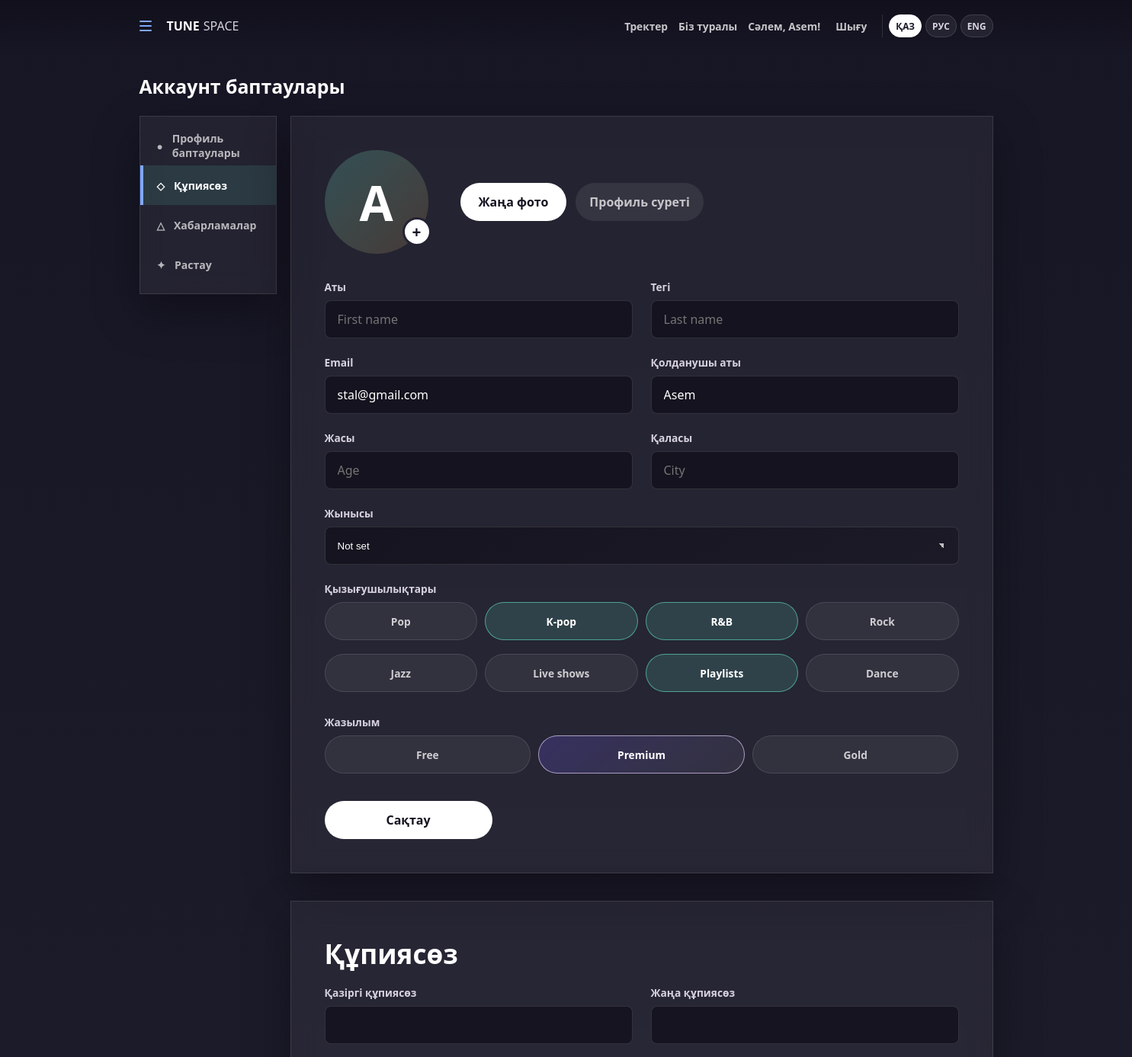
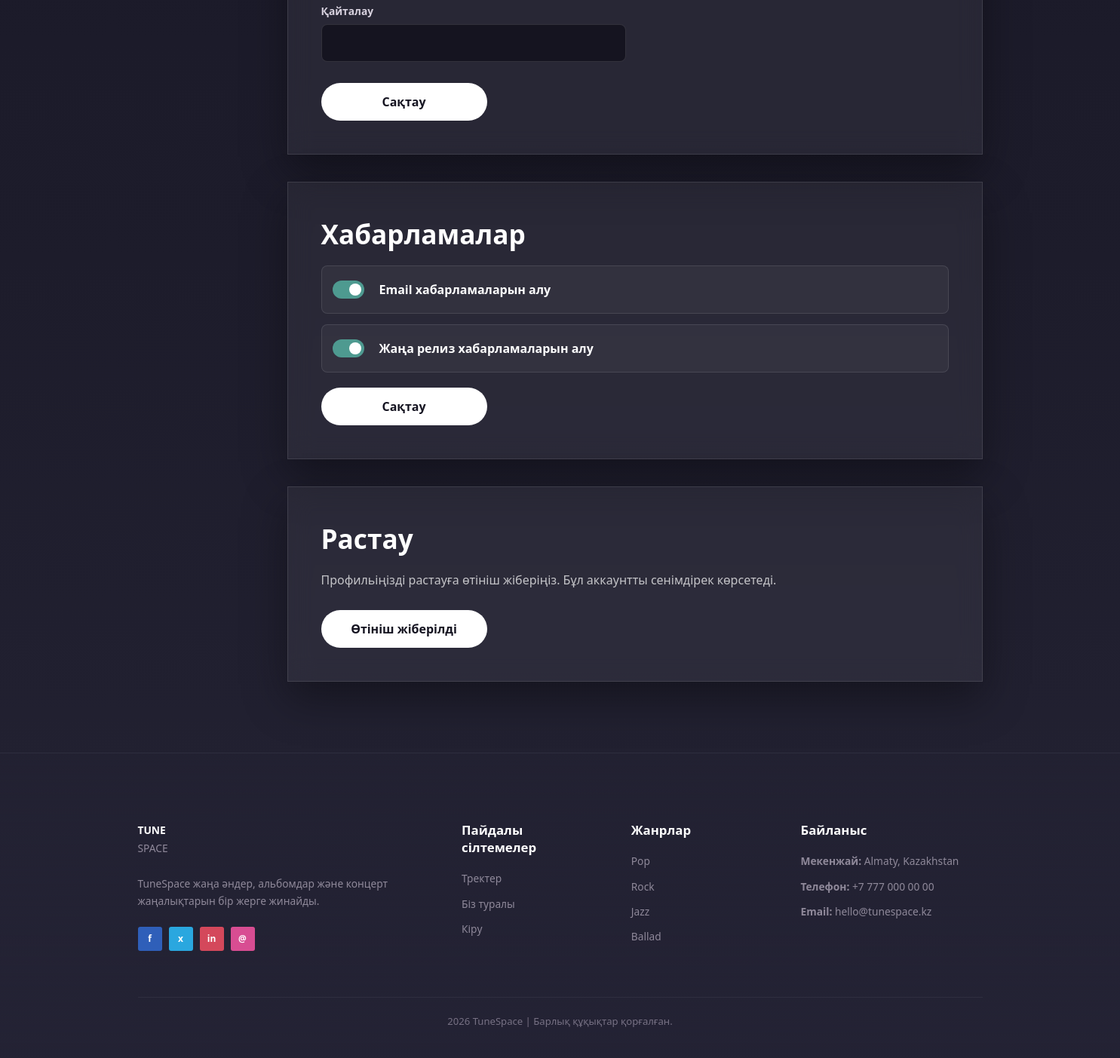
The app's page /users/profile/ (signed in) with its own data (2 pictures, top to bottom).
### users/models.py (models this page shows, shortened)
class UserProfile(models.Model):
    GENDER_CHOICES = [
        ("", "Not set"),
        ("female", "Female"),
        ("male", "Male"),
        ("other", "Other"),
    ]
    SUBSCRIPTION_CHOICES = [
        ("free", "Free"),
        ("premium", "Premium"),
        ("gold", "Gold"),
    ]
    user = models.OneToOneField(settings.AUTH_USER_MODEL, on_delete=models.CASCADE, related_name="profile")
    display_name = models.CharField(max_length=120, blank=True)
    photo = models.ImageField(upload_to="profiles/", blank=True, null=True)
    age = models.PositiveIntegerField(blank=True, null=True)
    gender = models.CharField(max_length=20, choices=GENDER_CHOICES, blank=True)
    city = models.CharField(max_length=120, blank=True)
    interests = models.TextField(blank=True)
    subscription = models.CharField(max_length=20, choices=SUBSCRIPTION_CHOICES, default="free")
    email_notifications = models.BooleanField(default=True)
    release_notifications = models.BooleanField(default=True)
    verification_requested = models.BooleanField(default=False)

### users/views.py (the view)
# urls.py: path("profile/", views.profile, name="profile"),
@login_required
def profile(request):
    user_profile, _ = UserProfile.objects.get_or_create(user=request.user)
    active_section = request.POST.get("section", "profile") if request.method == "POST" else "profile"
    if request.method == "POST":
        account_form = ProfileForm(request.POST, instance=request.user)
        profile_form = UserProfileForm(request.POST, request.FILES, instance=user_profile)
        password_form = PasswordChangeForm(request.user, request.POST)
        notification_form = NotificationForm(request.POST, instance=user_profile)
        if active_section == "profile" and account_form.is_valid() and profile_form.is_valid():
            account_form.save()
            profile_form.save()
            return redirect("account")
        if active_section == "password" and password_form.is_valid():
            user = password_form.save()
            update_session_auth_hash(request, user)
            return redirect("profile")
        if active_section == "notifications" and notification_form.is_valid():
            notification_form.save()
            return redirect("profile")
        if active_section == "verification":
            user_profile.verification_requested = True
            user_profile.save(update_fields=["verification_requested"])
            return redirect("profile")
    else:
        account_form = ProfileForm(instance=request.user)
        profile_form = UserProfileForm(instance=user_profile)
        password_form = PasswordChangeForm(request.user)
        notification_form = NotificationForm(instance=user_profile)
    return render(
        request,
        "users/profile.html",
        {
            "account_form": account_form,
            "profile_form": profile_form,
            "password_form": password_form,
            "notification_form": notification_form,
            "profile": user_profile,
            "active_section": active_section,
        },
    )

### users/forms.py (shortened to what this page needs)
class ProfileForm(forms.ModelForm):
    first_name = forms.CharField(
        required=False,
        label="First name",
        widget=forms.TextInput(attrs={"placeholder": "First name"}),
    )
    last_name = forms.CharField(
        required=False,
        label="Last name",
        widget=forms.TextInput(attrs={"placeholder": "Last name"}),
    )
    username = forms.CharField(
        label="Username",
        widget=forms.TextInput(attrs={"placeholder": "Username"}),
    )
    email = forms.EmailField(
        required=False,
        label="Email",
        widget=forms.EmailInput(attrs={"placeholder": "example@mail.com"}),
    )
    class Meta:
        model = User
        fields = ("first_name", "last_name", "username", "email")

class UserProfileForm(forms.ModelForm):
    INTEREST_CHOICES = [
        ("pop", "Pop"),
        ("kpop", "K-pop"),
        ("rnb", "R&B"),
        ("rock", "Rock"),
        ("jazz", "Jazz"),
        ("live", "Live shows"),
        ("playlists", "Playlists"),
        ("dance", "Dance"),
    ]
    interests = forms.MultipleChoiceField(
        choices=INTEREST_CHOICES,
        required=False,
        widget=forms.CheckboxSelectMultiple,
    )
    class Meta:
        model = UserProfile
        fields = ("display_name", "photo", "age", "gender", "city", "interests", "subscription")
        widgets = {
            "display_name": forms.TextInput(attrs={"placeholder": "Display name"}),
            "age": forms.NumberInput(attrs={"placeholder": "Age", "min": "1"}),
            "city": forms.TextInput(attrs={"placeholder": "City"}),
            "subscription": forms.RadioSelect(),
        }
    def __init__(self, *args, **kwargs):
        super().__init__(*args, **kwargs)
        if self.instance and self.instance.interests:
            self.initial["interests"] = [item for item in self.instance.interests.split(",") if item]

### online_library/context_processors.py (called while the page is built)
def ui_text(request):
    return {
        "active_language": (get_language() or "kk").split("-")[0],
        "ui": get_ui_text(get_language()),
    }

### online_library/translations.py (called while the page is built)
def get_ui_text(language_code):
    code = (language_code or "kk").split("-")[0]
    return TRANSLATIONS.get(code, TRANSLATIONS["kk"])

### templates/users/profile.html (shortened to what this page needs)
{% extends "base.html" %}
{% block content %}
<section class="settings-page reveal">
    <h1>{{ ui.account_settings }}</h1>
    <div class="settings-shell">
        <aside class="settings-sidebar" aria-label="{{ ui.account_settings }}">
            <a class="{% if active_section == 'profile' %}active{% endif %}" href="#profile-settings"><span>●</span>{{ ui.profile_settings }}</a>
            <a class="{% if active_section == 'password' %}active{% endif %}" href="#password-settings"><span>◇</span>{{ ui.password }}</a>
            <a class="{% if active_section == 'notifications' %}active{% endif %}" href="#notification-settings"><span>△</span>{{ ui.notifications }}</a>
            <a class="{% if active_section == 'verification' %}active{% endif %}" href="#verification-settings"><span>✦</span>{{ ui.verification }}</a>
        </aside>
        <form class="settings-card" id="profile-settings" method="post" enctype="multipart/form-data">
            <div class="settings-avatar-row">
                <div class="settings-avatar">
                    {% if profile.photo %}
                        <img src="{{ profile.photo.url }}" alt="{{ user.username }}">
                    {% else %}
                        <strong>{{ user.username|slice:":1"|upper }}</strong>
                    {% endif %}
                    <label class="avatar-camera" for="{{ profile_form.photo.id_for_label }}">+</label>
                </div>
                <div class="avatar-actions">
                    <label class="settings-upload" for="{{ profile_form.photo.id_for_label }}">{{ ui.upload_new }}</label>
                    <span class="settings-muted">{{ ui.profile_photo }}</span>
                </div>
            </div>
            <div class="settings-grid">
                <div class="form-row">
                    <label for="{{ account_form.first_name.id_for_label }}">{{ ui.first_name }}</label>
                    {{ account_form.first_name }}
                </div>
                <div class="form-row">
                    <label for="{{ account_form.last_name.id_for_label }}">{{ ui.last_name }}</label>
                    {{ account_form.last_name }}
                </div>
                <div class="form-row">
                    <label for="{{ account_form.email.id_for_label }}">{{ ui.email }}</label>
                    {{ account_form.email }}
                </div>
                <div class="form-row">
                    <label for="{{ account_form.username.id_for_label }}">{{ ui.username }}</label>
                    {{ account_form.username }}
                </div>
                <div class="form-row">
                    <label for="{{ profile_form.age.id_for_label }}">{{ ui.age }}</label>
                    {{ profile_form.age }}
                </div>
                <div class="form-row">
                    <label for="{{ profile_form.city.id_for_label }}">{{ ui.city }}</label>
                    {{ profile_form.city }}
                </div>
                <div class="form-row full choice-row gender-row">
                    <label>{{ ui.gender }}</label>
                    {{ profile_form.gender }}
                </div>
                <div class="form-row full choice-row">
                    <label>{{ ui.interests }}</label>
                    {{ profile_form.interests }}
                </div>
                <div class="form-row full choice-row subscription-row">
                    <label>{{ ui.subscription }}</label>
                    {{ profile_form.subscription }}
                </div>
                <button class="settings-save" type="submit">{{ ui.save_changes }}</button>
            </div>
        </form>
        <section class="settings-card settings-extra" id="password-settings">
            <h2>{{ ui.password }}</h2>
            <form class="settings-grid" method="post">
                <div class="form-row">
                    <label for="{{ password_form.old_password.id_for_label }}">{{ ui.old_password }}</label>
                    {{ password_form.old_password }}
                </div>
                <div class="form-row">
                    <label for="{{ password_form.new_password1.id_for_label }}">{{ ui.new_password }}</label>
                    {{ password_form.new_password1 }}
                </div>
                <div class="form-row">
                    <label for="{{ password_form.new_password2.id_for_label }}">{{ ui.repeat_password }}</label>
                    {{ password_form.new_password2 }}
                </div>
                <button class="settings-save" type="submit">{{ ui.save_changes }}</button>
            </form>
        </section>
        <section class="settings-card settings-extra" id="notification-settings">
            <h2>{{ ui.notifications }}</h2>
            <form class="settings-list-form" method="post">
                <label class="settings-toggle">
                    <span></span>
                    <strong>{{ ui.email_notifications }}</strong>
                </label>
                <label class="settings-toggle">
                    <span></span>
                    <strong>{{ ui.release_notifications }}</strong>
                </label>
                <button class="settings-save" type="submit">{{ ui.save_changes }}</button>
            </form>
        </section>
        <section class="settings-card settings-extra" id="verification-settings">
            <h2>{{ ui.verification }}</h2>
            <p class="settings-copy">{{ ui.verification_text }}</p>
            <form method="post">
                <button class="settings-save" type="submit">
                    {% if profile.verification_requested %}{{ ui.verification_requested }}{% else %}{{ ui.request_verification }}{% endif %}
                </button>
            </form>
        </section>
    </div>
</section>
{% endblock %}

### templates/base.html (shortened to what this page needs)
{% load static %}
<!DOCTYPE html>
<html lang="{{ active_language }}">
<head>
    <link rel="stylesheet" href="{% static 'css/style.css' %}?v=song-search-51">
</head>
<body>
    <div class="noise-bg" aria-hidden="true"></div>
    {% block header %}
    <header class="site-header">
        <div class="container nav-wrap">
            <button class="menu-mark" type="button" aria-label="Menu" aria-controls="desktop-menu main-navigation" aria-expanded="false" data-menu-toggle><span></span><span></span><span></span></button>
            <a class="brand" href="{% url 'home' %}"><strong>TUNE</strong><span>SPACE</span></a>
            <nav class="main-nav" id="main-navigation" aria-label="Main navigation">
                <a href="{% url 'home' %}">{{ ui.tracks }}</a>
                <a href="{% url 'about' %}">{{ ui.about }}</a>
                {% if user.is_authenticated %}
                    <a class="user-name" href="{% url 'account' %}">{{ ui.hi }}, {{ user.username }}!</a>
                    <form action="{% url 'logout' %}" method="post" class="logout-form">
                        <button type="submit" class="logout-btn">{{ ui.logout }}</button>
                    </form>
                {% else %}
                    <a href="{% url 'login' %}">{{ ui.login }}</a>
                    <a class="nav-pill" href="{% url 'register' %}">{{ ui.signup }}</a>
                {% endif %}
                <form class="lang-switcher" action="{% url 'set_language' %}" method="post">
                    <button class="{% if active_language == 'kk' %}active{% endif %}" type="submit" name="language" value="kk">ҚАЗ</button>
                    <button class="{% if active_language == 'ru' %}active{% endif %}" type="submit" name="language" value="ru">РУС</button>
                    <button class="{% if active_language == 'en' %}active{% endif %}" type="submit" name="language" value="en">ENG</button>
                </form>
            </nav>
        </div>
    </header>
    {% endblock %}
    <main class="container content">
        {% block content %}{% endblock %}
    </main>
    {% block footer %}
    <footer class="site-footer">
        <div class="container footer-grid">
            <div class="footer-brand">
                <a class="brand" href="{% url 'home' %}"><strong>TUNE</strong><span>SPACE</span></a>
                <p>{{ ui.footer_text }}</p>
                <div class="social-row" aria-label="Social links">
                    <a href="#">f</a>
                    <a href="#">x</a>
                    <a href="#">in</a>
                    <a href="#">@</a>
                </div>
            </div>
            <div>
                <h3>{{ ui.useful_link }}</h3>
                <a href="{% url 'home' %}">{{ ui.tracks }}</a>
                <a href="{% url 'about' %}">{{ ui.about }}</a>
                <a href="{% url 'login' %}">{{ ui.login }}</a>
            </div>
            <div>
                <h3>{{ ui.genres }}</h3>
                <span>Pop</span>
                <span>Rock</span>
                <span>Jazz</span>
                <span>Ballad</span>
            </div>
            <div>
                <h3>{{ ui.contact_us }}</h3>
                <p><strong>{{ ui.address }}:</strong> Almaty, Kazakhstan</p>
                <p><strong>{{ ui.phone }}:</strong> +7 777 000 00 00</p>
                <p><strong>{{ ui.email_label }}:</strong> hello@tunespace.kz</p>
            </div>
        </div>
        <div class="container footer-bottom">2026 TuneSpace | {{ ui.copyright }}</div>
    </footer>
    {% endblock %}
</body>
</html>

### records on screen
UserProfile: gender "Not set", interests "Pop K-pop R&B Rock Jazz Live shows Playlists Dance", subscription "Free Premium Gold"

### other values on screen
{{ ui.tracks }} "Тректер"
{{ ui.about }} "Біз туралы"
{{ ui.hi }} "Сәлем"
{{ user.username }} "Asem"
{{ ui.logout }} "Шығу"
{{ ui.account_settings }} "Аккаунт баптаулары"
{{ ui.profile_settings }} "Профиль баптаулары"
{{ ui.password }} "Құпиясөз"
{{ ui.notifications }} "Хабарламалар"
{{ ui.verification }} "Растау"
{{ user.username|slice:":1"|upper }} "A"
{{ ui.upload_new }} "Жаңа фото"
{{ ui.profile_photo }} "Профиль суреті"
{{ ui.first_name }} "Аты"
{{ ui.last_name }} "Тегі"
